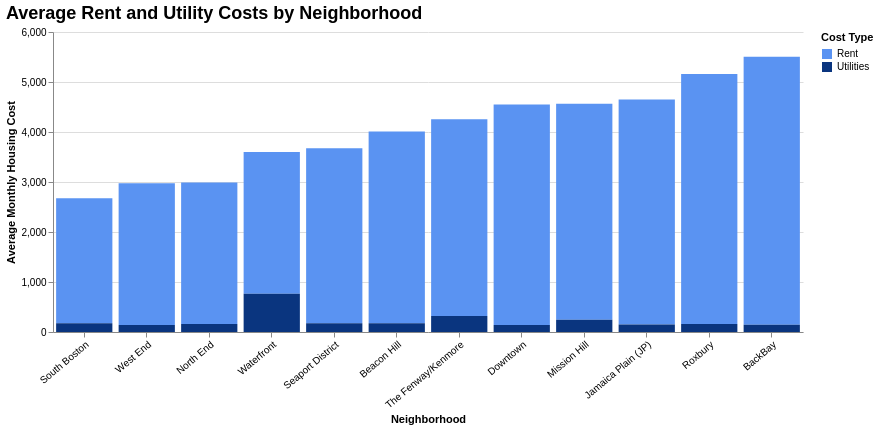

Source (notebook cell):
### Code cell
import pandas as pd
import altair as alt

# data
df = pd.read_csv("cleaned_rental_data.csv")

# Rename columns
df = df.rename(columns={
    "Total Rent Avg": "Rent",
    "Utility Cost Avg": "Utilities"
})


df["Neighborhood"] = df["Neighborhood"].replace({
    "West End (residential area near the North End and TD Garden)": "West End"
})


melted_df = df.melt(
    id_vars=["Neighborhood"],
    value_vars=["Rent", "Utilities"],
    var_name="Cost Type",
    value_name="Cost"
)


avg_costs = melted_df.groupby(["Neighborhood", "Cost Type"], as_index=False)["Cost"].mean()

# total per neighborhood
pivot_df = avg_costs.pivot(index="Neighborhood", columns="Cost Type", values="Cost").fillna(0)
pivot_df["Total"] = pivot_df["Rent"] + pivot_df["Utilities"]
pivot_df["Rent %"] = pivot_df["Rent"] / pivot_df["Total"] * 100
pivot_df["Utilities %"] = pivot_df["Utilities"] / pivot_df["Total"] * 100


pivot_reset = pivot_df.reset_index()
melted_with_pct = pd.melt(
    pivot_reset,
    id_vars=["Neighborhood", "Total", "Rent %", "Utilities %"],
    value_vars=["Rent", "Utilities"],
    var_name="Cost Type",
    value_name="Cost"
)


melted_with_pct["Percent of Total"] = melted_with_pct.apply(
    lambda row: row["Rent %"] if row["Cost Type"] == "Rent" else row["Utilities %"],
    axis=1
)

# neighborhoods by total cost
sorted_neighborhoods = pivot_df.sort_values("Total").index.tolist()

# color scale
color_scale = alt.Scale(domain=["Rent", "Utilities"], range=["#5a93f2", "#0a357f"])

# stacked bar chart
chart = alt.Chart(melted_with_pct).mark_bar().encode(
    x=alt.X("Neighborhood:N", sort=sorted_neighborhoods, title="Neighborhood"),
    y=alt.Y("Cost:Q", stack="zero", title="Average Monthly Housing Cost"),
    color=alt.Color("Cost Type:N", title="Cost Type", scale=color_scale),
    tooltip=[
        alt.Tooltip("Neighborhood:N"),
        alt.Tooltip("Cost Type:N"),
        alt.Tooltip("Cost:Q", format=",.0f"),
        alt.Tooltip("Percent of Total:Q", format=".1f", title="Percent of Total Cost (%)")
    ]
).properties(
    title="Average Rent and Utility Costs by Neighborhood",
    width=750,
    background="#FFFFFF"
).configure_axisX(
    labelAngle=-40
).configure_title(
    fontSize=18,
    anchor='start',
    color='black'
).configure_view(
    stroke=None
)

chart

### Figure 1 — Vega-Lite specification as saved in the notebook (floating-point values rounded to 4 significant figures)
{"config": {"view": {"continuousWidth": 300, "continuousHeight": 300, "stroke": null}, "axisX": {"labelAngle": -40}, "title": {"anchor": "start", "color": "black", "fontSize": 18}}, "data": {"name": "data-287443dbdaa1a704dc831ddb10e8499f"}, "mark": {"type": "bar"}, "background": "#FFFFFF", "encoding": {"color": {"field": "Cost Type", "scale": {"domain": ["Rent", "Utilities"], "range": ["#5a93f2", "#0a357f"]}, "title": "Cost Type", "type": "nominal"}, "tooltip": [{"field": "Neighborhood", "type": "nominal"}, {"field": "Cost Type", "type": "nominal"}, {"field": "Cost", "format": ",.0f", "type": "quantitative"}, {"field": "Percent of Total", "format": ".1f", "title": "Percent of Total Cost (%)", "type": "quantitative"}], "x": {"field": "Neighborhood", "sort": ["South Boston", "West End", "North End", "Waterfront", "Seaport District", "Beacon Hill", "The Fenway/Kenmore", "Downtown", "Mission Hill", "Jamaica Plain (JP)", "Roxbury", "BackBay"], "title": "Neighborhood", "type": "nominal"}, "y": {"field": "Cost", "stack": "zero", "title": "Average Monthly Housing Cost", "type": "quantitative"}}, "title": "Average Rent and Utility Costs by Neighborhood", "width": 750, "$schema": "https://vega.github.io/schema/vega-lite/v5.20.1.json", "datasets": {"data-287443dbdaa1a704dc831ddb10e8499f": [{"Neighborhood": "BackBay", "Total": 5504.0, "Rent %": 97.34, "Utilities %": 2.661, "Cost Type": "Rent", "Cost": 5357.0, "Percent of Total": 97.34}, {"Neighborhood": "Beacon Hill", "Total": 4008.0, "Rent %": 95.63, "Utilities %": 4.366, "Cost Type": "Rent", "Cost": 3833.0, "Percent of Total": 95.63}, {"Neighborhood": "Downtown", "Total": 4549.0, "Rent %": 96.92, "Utilities %": 3.078, "Cost Type": "Rent", "Cost": 4409.0, "Percent of Total": 96.92}, {"Neighborhood": "Jamaica Plain (JP)", "Total": 4650.0, "Rent %": 96.77, "Utilities %": 3.226, "Cost Type": "Rent", "Cost": 4500.0, "Percent of Total": 96.77}, {"Neighborhood": "Mission Hill", "Total": 4564.0, "Rent %": 94.61, "Utilities %": 5.395, "Cost Type": "Rent", "Cost": 4318.0, "Percent of Total": 94.61}, {"Neighborhood": "North End", "Total": 2992.0, "Rent %": 94.71, "Utilities %": 5.292, "Cost Type": "Rent", "Cost": 2833.0, "Percent of Total": 94.71}, {"Neighborhood": "Roxbury", "Total": 5161.0, "Rent %": 96.89, "Utilities %": 3.114, "Cost Type": "Rent", "Cost": 5000.0, "Percent of Total": 96.89}, {"Neighborhood": "Seaport District", "Total": 3675.0, "Rent %": 95.24, "Utilities %": 4.762, "Cost Type": "Rent", "Cost": 3500.0, "Percent of Total": 95.24}, {"Neighborhood": "South Boston", "Total": 2675.0, "Rent %": 93.46, "Utilities %": 6.542, "Cost Type": "Rent", "Cost": 2500.0, "Percent of Total": 93.46}, {"Neighborhood": "The Fenway/Kenmore", "Total": 4257.0, "Rent %": 92.42, "Utilities %": 7.575, "Cost Type": "Rent", "Cost": 3935.0, "Percent of Total": 92.42}, {"Neighborhood": "Waterfront", "Total": 3600.0, "Rent %": 78.7, "Utilities %": 21.3, "Cost Type": "Rent", "Cost": 2833.0, "Percent of Total": 78.7}, {"Neighborhood": "West End", "Total": 2975.0, "Rent %": 95.24, "Utilities %": 4.762, "Cost Type": "Rent", "Cost": 2833.0, "Percent of Total": 95.24}, {"Neighborhood": "BackBay", "Total": 5504.0, "Rent %": 97.34, "Utilities %": 2.661, "Cost Type": "Utilities", "Cost": 146.4, "Percent of Total": 2.661}, {"Neighborhood": "Beacon Hill", "Total": 4008.0, "Rent %": 95.63, "Utilities %": 4.366, "Cost Type": "Utilities", "Cost": 175.0, "Percent of Total": 4.366}, {"Neighborhood": "Downtown", "Total": 4549.0, "Rent %": 96.92, "Utilities %": 3.078, "Cost Type": "Utilities", "Cost": 140.0, "Percent of Total": 3.078}, {"Neighborhood": "Jamaica Plain (JP)", "Total": 4650.0, "Rent %": 96.77, "Utilities %": 3.226, "Cost Type": "Utilities", "Cost": 150.0, "Percent of Total": 3.226}, {"Neighborhood": "Mission Hill", "Total": 4564.0, "Rent %": 94.61, "Utilities %": 5.395, "Cost Type": "Utilities", "Cost": 246.2, "Percent of Total": 5.395}, {"Neighborhood": "North End", "Total": 2992.0, "Rent %": 94.71, "Utilities %": 5.292, "Cost Type": "Utilities", "Cost": 158.3, "Percent of Total": 5.292}, {"Neighborhood": "Roxbury", "Total": 5161.0, "Rent %": 96.89, "Utilities %": 3.114, "Cost Type": "Utilities", "Cost": 160.7, "Percent of Total": 3.114}, {"Neighborhood": "Seaport District", "Total": 3675.0, "Rent %": 95.24, "Utilities %": 4.762, "Cost Type": "Utilities", "Cost": 175.0, "Percent of Total": 4.762}, {"Neighborhood": "South Boston", "Total": 2675.0, "Rent %": 93.46, "Utilities %": 6.542, "Cost Type": "Utilities", "Cost": 175.0, "Percent of Total": 6.542}, {"Neighborhood": "The Fenway/Kenmore", "Total": 4257.0, "Rent %": 92.42, "Utilities %": 7.575, "Cost Type": "Utilities", "Cost": 322.5, "Percent of Total": 7.575}, {"Neighborhood": "Waterfront", "Total": 3600.0, "Rent %": 78.7, "Utilities %": 21.3, "Cost Type": "Utilities", "Cost": 766.7, "Percent of Total": 21.3}, {"Neighborhood": "West End", "Total": 2975.0, "Rent %": 95.24, "Utilities %": 4.762, "Cost Type": "Utilities", "Cost": 141.7, "Percent of Total": 4.762}]}}
